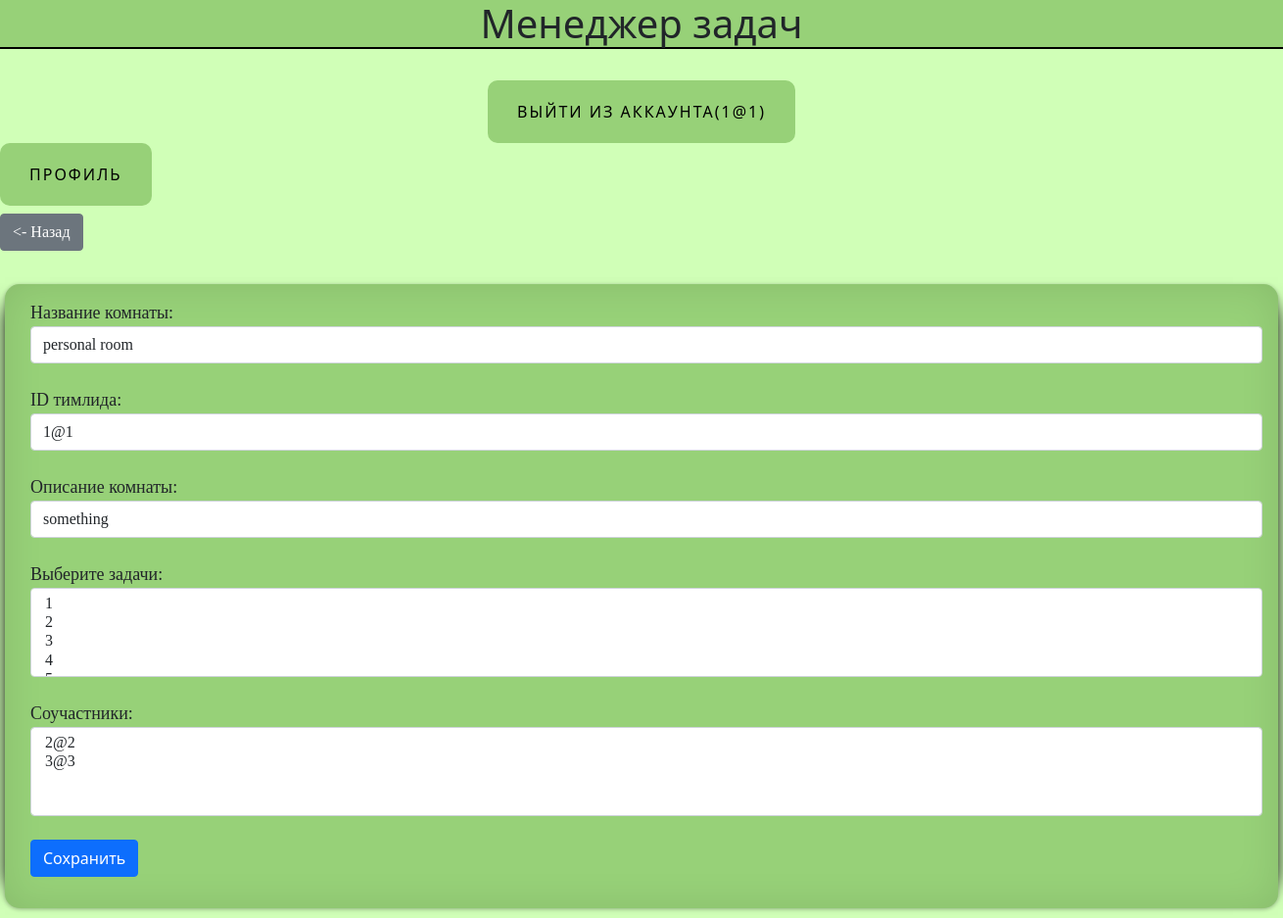
Page /addroom/1 (signed in) on the earlier database version.
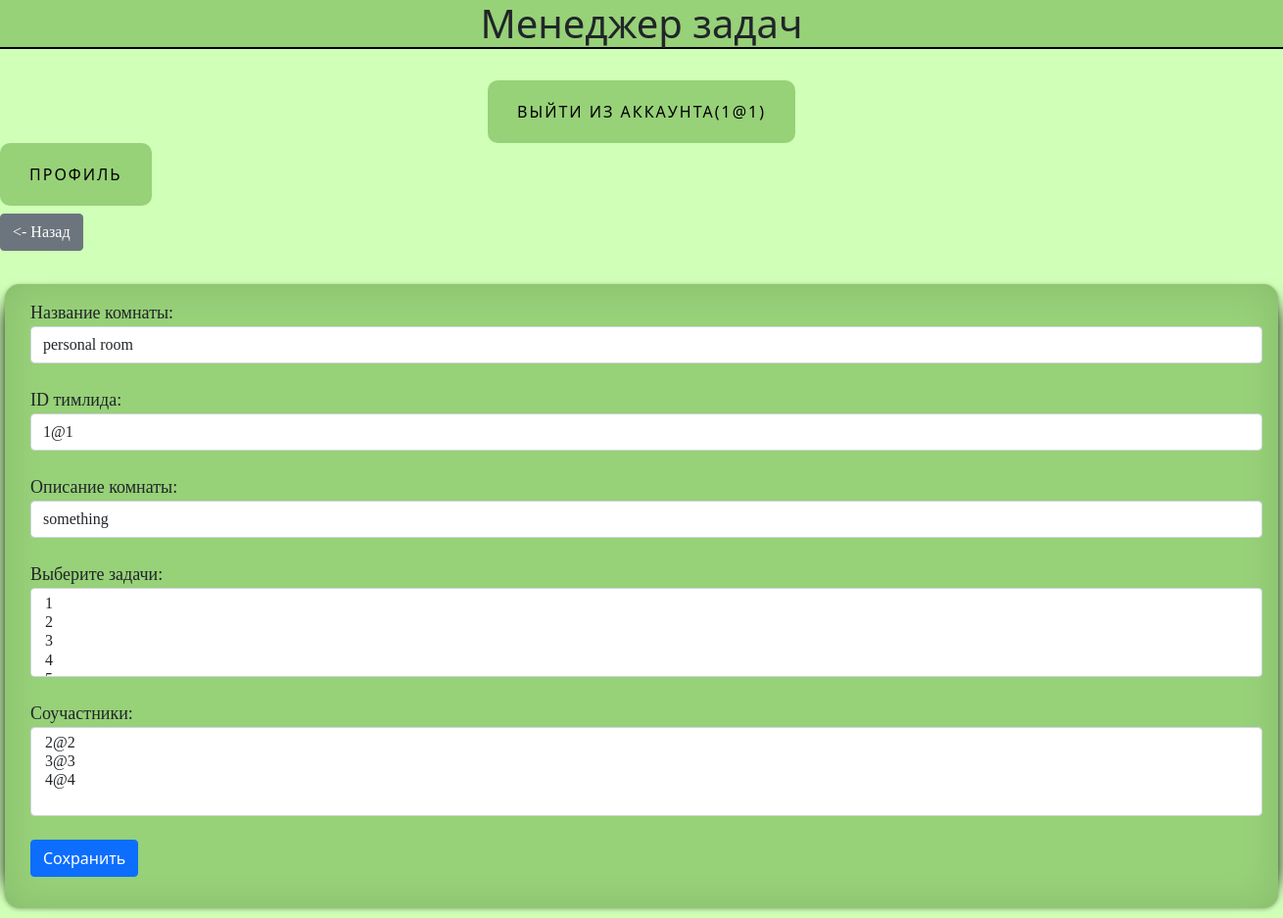
Same page on the later database version.
### data/rooms.py (models this page shows)
class Rooms(SqlAlchemyBase, UserMixin):
    __tablename__ = "rooms"
    id = sqlalchemy.Column(sqlalchemy.Integer, primary_key=True, autoincrement=True)
    title = sqlalchemy.Column(sqlalchemy.String, nullable=True)
    about = sqlalchemy.Column(sqlalchemy.String, nullable=True)
    team_leader = sqlalchemy.Column(sqlalchemy.Integer, sqlalchemy.ForeignKey('users.id'), nullable=True)
    tasks = sqlalchemy.Column(sqlalchemy.String, sqlalchemy.ForeignKey('jobs.id'), nullable=True)
    collaborators = sqlalchemy.Column(sqlalchemy.String, nullable=True)

### main.py (the view, shortened to what this page needs)
@app.route('/addroom/<int:id>', methods=['GET', 'POST'])
@login_required
def edit_room(id):
    form = RoomForm()
    dbs = db_session.create_session()
    users = dbs.query(User).all()
    room = dbs.query(Rooms).filter((Rooms.id == id), (Rooms.team_leader == current_user.id)).first()
    if room is not None and current_user.id == room.team_leader:
        tasks = dbs.query(Jobs).all()
        form.team_leader.choices.append(dbs.query(User).filter(User.id == current_user.id).first().email)
        for el in users:
            if el.id != current_user.id:
                form.collaborators.choices.append(str(el.email))
        for el in tasks:
            form.tasks.choices.append(str(el.job))
        if request.method == "GET":
            dbs = db_session.create_session()
            room = dbs.query(Rooms).filter((Rooms.id == id), (Rooms.team_leader == current_user.id)).first()
            if room:
                form.title.data = room.title
                form.about.data = room.about
                room.team_leader = current_user.id
                if form.collaborators.data is not None:
                    form.collaborators.data = room.collaborators
                if form.tasks.data is not None:
                    form.tasks.data = room.tasks
            else:
                pass
        return render_template('addroom.html', form=form)
    return render_template('not_allowed.html', room_id=current_user.current_room, f_pr=True)

### main.py
class RoomForm(FlaskForm):
    title = StringField('Название комнаты:', validators=[DataRequired()])
    about = StringField('Описание комнаты:', validators=[DataRequired()])
    team_leader = SelectField('ID тимлида:', choices=[], validators=[DataRequired()])
    tasks = SelectMultipleField('Выберите задачи:', choices=[])
    collaborators = SelectMultipleField('Соучастники:', choices=[])
    submit = SubmitField('Сохранить')

### data/db_session.py (called while the page is built)
def create_session() -> Session:
    global __factory
    return __factory()

### main.py (called while the page is built)
@login_manager.user_loader
def load_user(user_id):
    db_sess = db_session.create_session()
    return db_sess.query(User).get(user_id)

### templates/addroom.html (shortened to what this page needs)
{% extends "base.html" %}
{% block content %}
<div class="buttons">
    <a href="/allrooms" class="btn btn-secondary"><- Назад</a></div>
    <br><form action="" method="post">
        <div class="forms">
            <font size="4">{{ form.title.label }}</font><br>
            {{ form.title(class="form-control") }}<br>
        </div>
        <div class="forms">
            <font size="4">{{ form.team_leader.label }}</font><br>
            {{ form.team_leader(class="form-control") }}<br>
        </div>
        <div class="forms">
            <font size="4">{{ form.about.label }}</font><br>
            {{ form.about(class="form-control") }}<br>
        </div>
        <div class="forms">
            <font size="4">{{ form.tasks.label }}</font><br>
            {{ form.tasks(class="form-control") }}<br>
        </div>
        <div class="forms">
            <font size="4">{{ form.collaborators.label }}</font><br>
            {{ form.collaborators(class="form-control") }}<br>
        </div>
        <p class="forms">{{ form.submit(type="submit", class="btn btn-primary") }}</p>
    </form>
{% endblock %}

Differences in the rows shown:
changed Rooms "personal room": collaborators "2@2 / 3@3" → "2@2 / 3@3 / 4@4"
